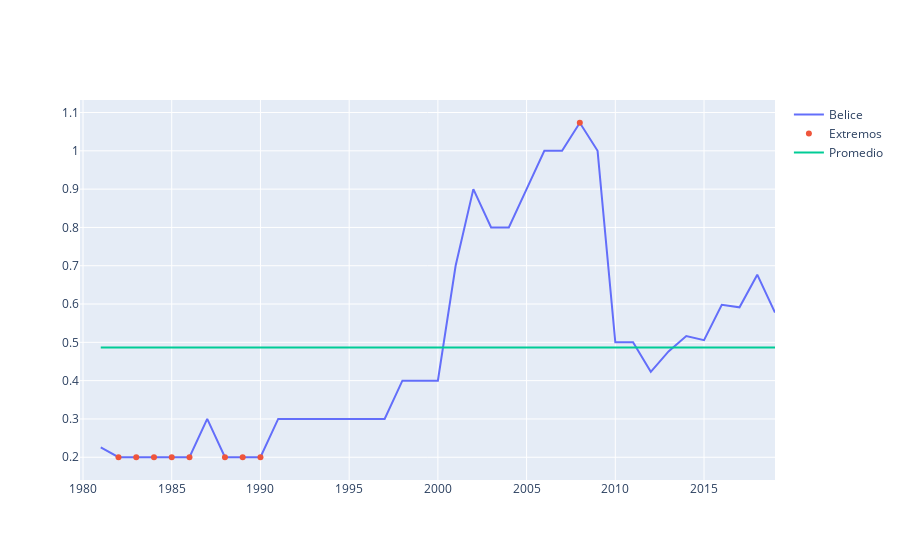

Write notebook code for a chart like this one.
### Code cell
pais = 'Belice'
columna = 'Emisiones_de_CO2'
df = Latam_co2[(Latam_co2['Pais'] == pais) & (Latam_co2.Emisiones_de_CO2 != -1)].sort_values('Anio')[['Anio', columna]]
avg = df[columna].mean()
maxmin = df[(df[columna] == df[columna].min()) | (df[columna] == df[columna].max())]

fig = go.Figure()
fig.add_trace(go.Scatter(x = df['Anio'], y = df[columna], name = pais))
fig.add_trace(go.Scatter(x = maxmin['Anio'], y = maxmin[columna], mode = 'markers', name = 'Extremos'))
fig.add_trace(go.Scatter(x = df['Anio'], y = avg*np.ones(len(df)), name = 'Promedio'))
fig.show()
compromisos[compromisos.Pais == pais]

### Figure 1 — Plotly figure (JSON) as saved in the notebook; plotly's stock layout.template omitted (floating-point values rounded to 4 significant figures)
{"data": [{"name": "Belice", "type": "scatter", "x": [1981, 1982, 1983, 1984, 1985, 1986, 1987, 1988, 1989, 1990, 1991, 1992, 1993, 1994, 1995, 1996, 1997, 1998, 1999, 2000, 2001, 2002, 2003, 2004, 2005, 2006, 2007, 2008, 2009, 2010, 2011, 2012, 2013, 2014, 2015, 2016, 2017, 2018, 2019], "y": [0.2255, 0.2, 0.2, 0.2, 0.2, 0.2, 0.3, 0.2, 0.2, 0.2, 0.3, 0.3, 0.3, 0.3, 0.3, 0.3, 0.3, 0.4, 0.4, 0.4, 0.7, 0.9, 0.8, 0.8, 0.9, 1, 1, 1.073, 1, 0.5, 0.5, 0.423, 0.4764, 0.5164, 0.5057, 0.5978, 0.5915, 0.6766, 0.5777]}, {"mode": "markers", "name": "Extremos", "type": "scatter", "x": [1982, 1983, 1984, 1985, 1986, 1988, 1989, 1990, 2008], "y": [0.2, 0.2, 0.2, 0.2, 0.2, 0.2, 0.2, 0.2, 1.073]}, {"name": "Promedio", "type": "scatter", "x": [1981, 1982, 1983, 1984, 1985, 1986, 1987, 1988, 1989, 1990, 1991, 1992, 1993, 1994, 1995, 1996, 1997, 1998, 1999, 2000, 2001, 2002, 2003, 2004, 2005, 2006, 2007, 2008, 2009, 2010, 2011, 2012, 2013, 2014, 2015, 2016, 2017, 2018, 2019], "y": [0.4863, 0.4863, 0.4863, 0.4863, 0.4863, 0.4863, 0.4863, 0.4863, 0.4863, 0.4863, 0.4863, 0.4863, 0.4863, 0.4863, 0.4863, 0.4863, 0.4863, 0.4863, 0.4863, 0.4863, 0.4863, 0.4863, 0.4863, 0.4863, 0.4863, 0.4863, 0.4863, 0.4863, 0.4863, 0.4863, 0.4863, 0.4863, 0.4863, 0.4863, 0.4863, 0.4863, 0.4863, 0.4863, 0.4863]}], "layout": {}}
